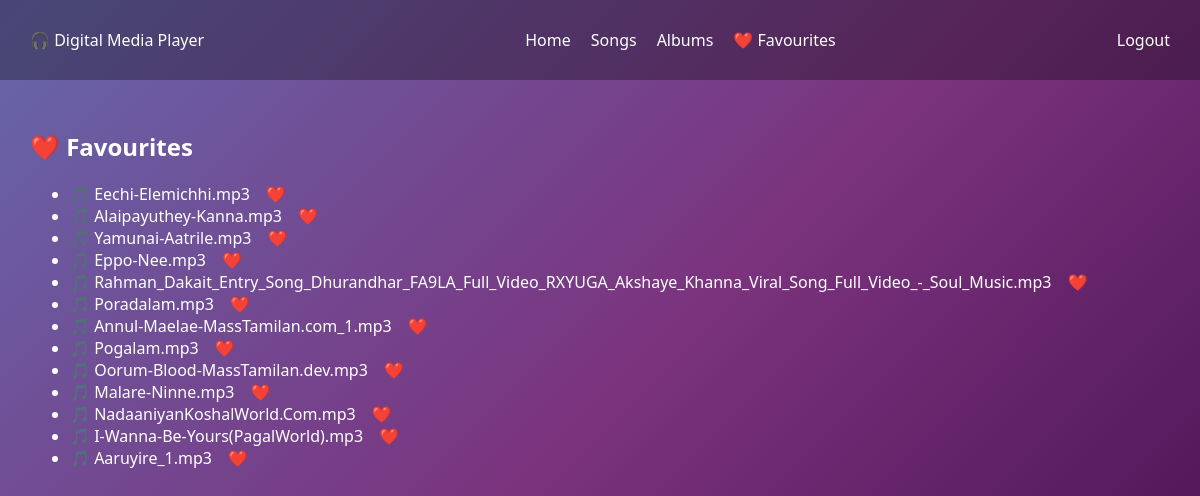
Screenshot of /favourites (signed in) with the database file from the repository.
### tables this page shows
CREATE TABLE songs (
        id INTEGER PRIMARY KEY AUTOINCREMENT,
        title TEXT NOT NULL,
        file_path TEXT UNIQUE NOT NULL,
        album_id INTEGER,
        created_at DATETIME DEFAULT CURRENT_TIMESTAMP,
        FOREIGN KEY (album_id) REFERENCES albums(id)
    );

### Digital Media Player1/app.py (the view)
@app.route("/favourites")
def favourites():
    if "user_id" not in session:
        return redirect(url_for("login"))
    fav_songs = database.get_favourite_songs(session["user_id"])
    return render_template("favourites.html", songs=fav_songs)

### Digital Media Player1/database.py (called while the page is built)
def get_connection():
    conn = sqlite3.connect(DB_PATH)
    conn.row_factory = sqlite3.Row
    return conn

def get_favourite_songs(user_id):
    conn = get_connection()
    cur = conn.cursor()
    cur.execute("""
        SELECT
            songs.id,
            songs.title,
            songs.file_path,
            albums.name AS album_name,
            albums.image_path
        FROM favourites
        JOIN songs ON favourites.song_id = songs.id
        LEFT JOIN albums ON songs.album_id = albums.id
        WHERE favourites.user_id=?
        ORDER BY favourites.created_at DESC
    """, (user_id,))
    rows = cur.fetchall()
    conn.close()
    return rows

### templates/favourites.html
{% extends "base.html" %}
{% block css %}
<link rel="stylesheet" href="{{ url_for('static', filename='css/favourites.css') }}">
{% endblock %}
{% block content %}
<h2>❤️ Favourites</h2>
{% if songs %}
<ul class="song-list">
    {% for song in songs %}
    <li class="song-item">
        <span
            style="cursor:pointer"
            onclick="window.location.href='/play/{{ song.id }}'">
            🎵 {{ song.title }}
        </span>
        <a href="/toggle-favourite/{{ song.id }}"
           style="margin-left:12px;text-decoration:none;">
            ❤️
        </a>
    </li>
    {% endfor %}
</ul>
{% else %}
<p>No favourites yet ❤️</p>
{% endif %}
{% endblock %}

### Digital Media Player1/static/css/theme.css (style rules this page uses)
* { box-sizing: border-box; font-family: "Segoe UI", sans-serif; }
body { margin: 0; background: linear-gradient(135deg, #6667AB, #7B337E, #420D4B); color: #fff; min-height: 100vh; }

### rows the page displays
songs: title "Eechi-Elemichhi.mp3"
songs: title "Alaipayuthey-Kanna.mp3"
songs: title "Yamunai-Aatrile.mp3"
songs: title "Eppo-Nee.mp3"
songs: title "Rahman_Dakait_Entry_Song_Dhurandhar_FA9LA_Full_Video_RXYUGA_Akshaye_Khanna_Viral_Song_Full_Video_-_Soul_Music.mp3"
songs: title "Poradalam.mp3"
songs: title "Annul-Maelae-MassTamilan.com_1.mp3"
songs: title "Pogalam.mp3"
songs: title "Oorum-Blood-MassTamilan.dev.mp3"
songs: title "Malare-Ninne.mp3"
songs: title "NadaaniyanKoshalWorld.Com.mp3"
songs: title "I-Wanna-Be-Yours(PagalWorld).mp3"
songs: title "Aaruyire_1.mp3"
